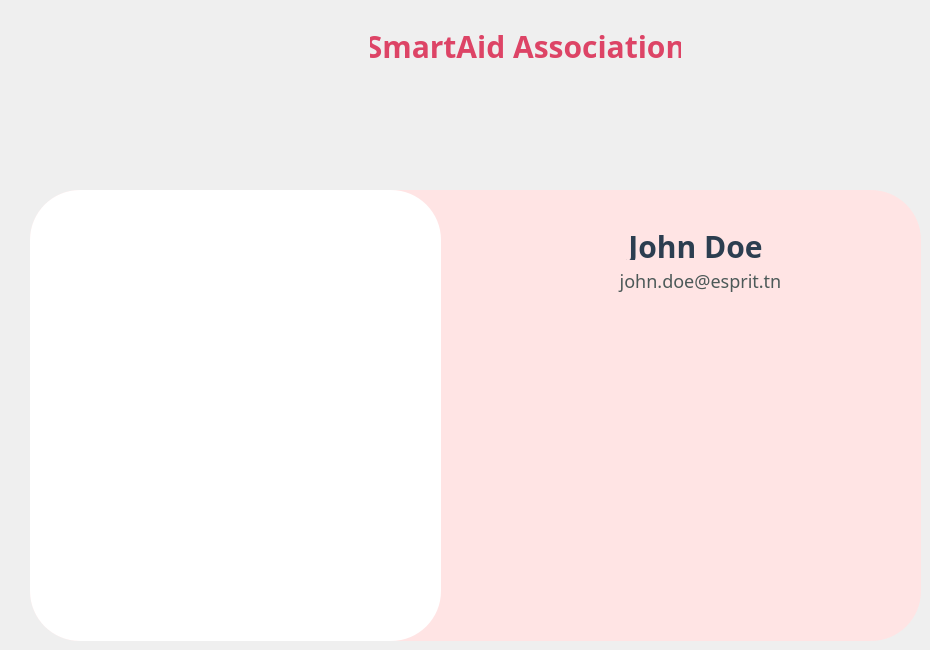
      <widget class="QWidget" name="profil">
       <widget class="QLabel" name="label_36">
        <property name="geometry">
         <rect>
          <x>-10</x>
          <y>0</y>
          <width>251</width>
          <height>181</height>
         </rect>
        </property>
        <property name="text">
         <string/>
        </property>
        <property name="pixmap">
         <pixmap resource="ressources.qrc">:/icons/icons/icone.png</pixmap>
        </property>
        <property name="scaledContents">
         <bool>false</bool>
        </property>
        <property name="alignment">
         <set>Qt::AlignCenter</set>
        </property>
       </widget>
       <widget class="QLabel" name="label_37">
        <property name="geometry">
         <rect>
          <x>370</x>
          <y>0</y>
          <width>311</width>
          <height>91</height>
         </rect>
        </property>
        <property name="styleSheet">
         <string notr="true">/*color: #ff8b8b;*/
color:#d46;
font-size:30px;
font:bold;
font-family : century gothic;</string>
        </property>
        <property name="text">
         <string>SmartAid Association</string>
        </property>
        <property name="alignment">
         <set>Qt::AlignCenter</set>
        </property>
       </widget>
       <widget class="QFrame" name="frame_11">
        <property name="geometry">
         <rect>
          <x>30</x>
          <y>190</y>
          <width>891</width>
          <height>451</height>
         </rect>
        </property>
        <property name="styleSheet">
         <string notr="true">border-radius:50px;

background-color: rgb(255, 228, 228);

</string>
        </property>
        <property name="frameShape">
         <enum>QFrame::StyledPanel</enum>
        </property>
        <property name="frameShadow">
         <enum>QFrame::Raised</enum>
        </property>
        <widget class="QLabel" name="user_pic_2">
         <property name="geometry">
          <rect>
           <x>0</x>
           <y>0</y>
           <width>411</width>
           <height>451</height>
          </rect>
         </property>
         <property name="autoFillBackground">
          <bool>false</bool>
         </property>
         <property name="styleSheet">
          <string notr="true">background-color:#fff;
border-radius:50px;
</string>
         </property>
         <property name="text">
          <string/>
         </property>
         <property name="scaledContents">
          <bool>false</bool>
         </property>
         <property name="alignment">
          <set>Qt::AlignCenter</set>
         </property>
         <property name="wordWrap">
          <bool>false</bool>
         </property>
        </widget>
        <widget class="QLabel" name="label_85">
         <property name="geometry">
          <rect>
           <x>500</x>
           <y>30</y>
           <width>331</width>
           <height>51</height>
          </rect>
         </property>
         <property name="styleSheet">
          <string notr="true">color: #2C3E50;
font-size:30px;
font:bold;
font-family : century gothic;</string>
         </property>
         <property name="text">
          <string>John Doe</string>
         </property>
         <property name="alignment">
          <set>Qt::AlignCenter</set>
         </property>
        </widget>
        <widget class="QLabel" name="label_86">
         <property name="geometry">
          <rect>
           <x>570</x>
           <y>70</y>
           <width>201</width>
           <height>41</height>
          </rect>
         </property>
         <property name="styleSheet">
          <string notr="true">color: #4C5958;
font-size:18px;
font-family : century gothic;</string>
         </property>
         <property name="text">
          <string>john.doe@esprit.tn</string>
         </property>
         <property name="alignment">
          <set>Qt::AlignCenter</set>
         </property>
        </widget>
       </widget>
      </widget>
